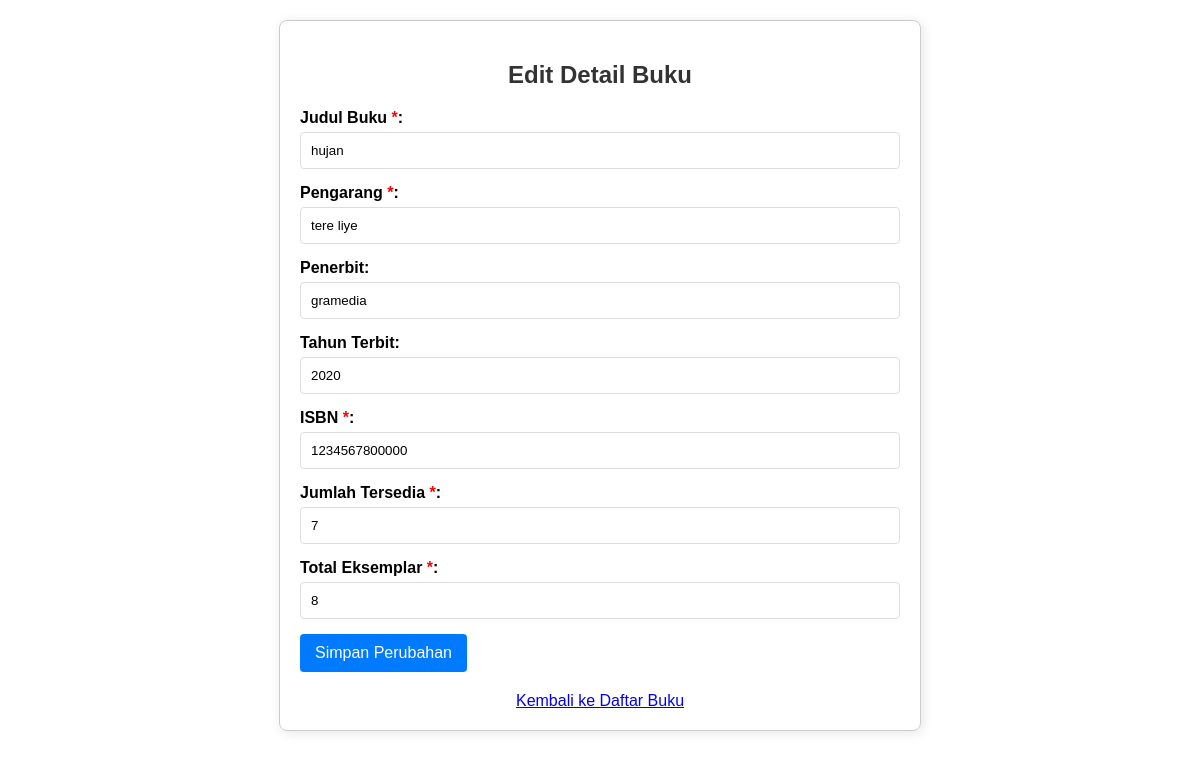
Page /edit_buku.php?id=1 on the committed database.
### tables this page shows
CREATE TABLE `buku` (
  `id_buku` int(11) NOT NULL,
  `judul` varchar(255) NOT NULL,
  `pengarang` varchar(255) DEFAULT NULL,
  `penerbit` varchar(255) DEFAULT NULL,
  `tahun_terbit` int(11) DEFAULT NULL,
  `isbn` varchar(20) DEFAULT NULL,
  `jumlah_tersedia` int(11) NOT NULL DEFAULT 0,
  `total_eksemplar` int(11) NOT NULL DEFAULT 0
);

### edit_buku.php (the view, shortened to what this page needs)
<!DOCTYPE html>
<html lang="id">
<head>
</head>
<body>
    <div class="container">
        <h2>Edit Detail Buku</h2>
        <?php
        $buku = [];
        if (isset($_GET['id']) && !empty(trim($_GET['id']))) {
            $id_buku = mysqli_real_escape_string($koneksi, $_GET['id']);
            $sql = "SELECT id_buku, judul, pengarang, penerbit, tahun_terbit, isbn, jumlah_tersedia, total_eksemplar FROM Buku WHERE id_buku = '$id_buku'";
            $result = mysqli_query($koneksi, $sql);
            if (mysqli_num_rows($result) == 1) {
                $buku = mysqli_fetch_assoc($result);
            } else {
                $message = "<div class='message error'>Buku tidak ditemukan.</div>";
                $buku = [];
            }
        }
        if (!empty($buku)) {
        ?>
        <form action="<?php echo htmlspecialchars($_SERVER["PHP_SELF"]); ?>" method="post">
            <label for="judul">Judul Buku <span style="color: red;">*</span>:</label>
            <input type="text" id="judul" name="judul" required value="<?php echo htmlspecialchars($buku['judul']); ?>">
            <label for="pengarang">Pengarang <span style="color: red;">*</span>:</label>
            <input type="text" id="pengarang" name="pengarang" required value="<?php echo htmlspecialchars($buku['pengarang']); ?>">
            <label for="penerbit">Penerbit:</label>
            <input type="text" id="penerbit" name="penerbit" value="<?php echo htmlspecialchars($buku['penerbit']); ?>">
            <label for="tahun_terbit">Tahun Terbit:</label>
            <input type="number" id="tahun_terbit" name="tahun_terbit" value="<?php echo htmlspecialchars($buku['tahun_terbit']); ?>">
            <label for="isbn">ISBN <span style="color: red;">*</span>:</label>
            <input type="text" id="isbn" name="isbn" required value="<?php echo htmlspecialchars($buku['isbn']); ?>">
            <label for="jumlah_tersedia">Jumlah Tersedia <span style="color: red;">*</span>:</label>
            <input type="number" id="jumlah_tersedia" name="jumlah_tersedia" required value="<?php echo htmlspecialchars($buku['jumlah_tersedia']); ?>">
            <label for="total_eksemplar">Total Eksemplar <span style="color: red;">*</span>:</label>
            <input type="number" id="total_eksemplar" name="total_eksemplar" required value="<?php echo htmlspecialchars($buku['total_eksemplar']); ?>">
            <button type="submit">Simpan Perubahan</button>
        </form>
        <?php } ?>
        <a href="daftar_buku.php" class="back-link">Kembali ke Daftar Buku</a>
    </div>
</body>
</html>

### edit_buku.php (style rules this page uses)
body { font-family: Arial, sans-serif; margin: 20px; }
.container { max-width: 600px; margin: 0 auto; padding: 20px; border: 1px solid #ccc; border-radius: 8px; box-shadow: 2px 2px 12px rgba(0,0,0,0.1); }
h2 { text-align: center; color: #333; }
label { display: block; margin-bottom: 5px; font-weight: bold; }
input[type="text"], input[type="number"] { width: calc(100% - 22px); padding: 10px; margin-bottom: 15px; border: 1px solid #ddd; border-radius: 4px; }
button { background-color: #007bff; color: white; padding: 10px 15px; border: none; border-radius: 4px; cursor: pointer; font-size: 16px; }
.back-link { display: block; text-align: center; margin-top: 20px; }

### rows in the picture
buku: judul "hujan", pengarang "tere liye", penerbit "gramedia", tahun_terbit "2020", isbn "1234567800000", jumlah_tersedia "7", total_eksemplar "8"
